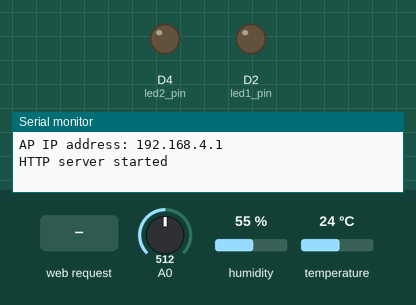
Bench run of a program on a simulated ESP8266 (NodeMCU). On the bench: output pins drawn as LEDs (lit = HIGH), the last lines printed to the serial monitor. The inputs (shaded band) are chosen by the test bench; at power-on: A0 = 512, humidity 55 %, temperature 24 °C. WiFi joins after 1.5 s; servers stay silent unless stated.

Above: at 1.2 s.
1.3 s: HTTP request GET /LED1On received
At 1.7 s:
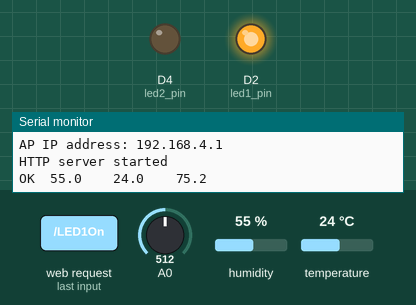
2.8 s: HTTP request GET /LED2On received
At 3.8 s:
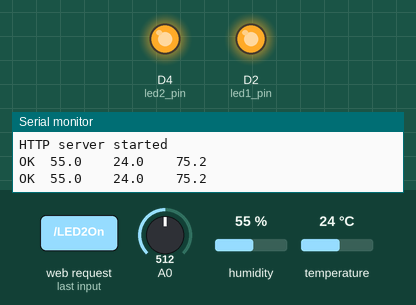
4.3 s: HTTP request GET /LED1Off received
At 5.1 s:
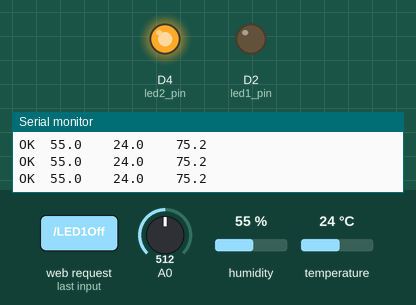
5.8 s: HTTP request GET /LED2Off received
At 6.1 s:
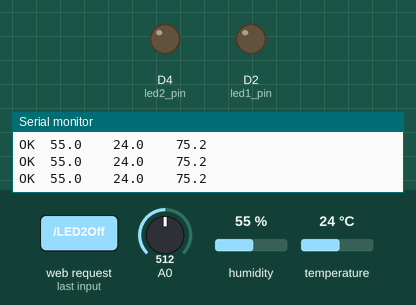
Timing chart, 0 to 8.3 s (numbered marks = the images above; inputs shaded):
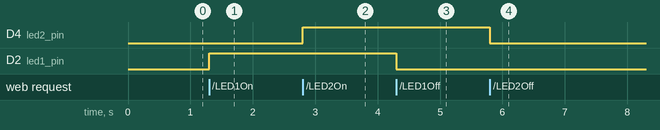

The program:

main.cpp
```cpp
#include <ESP8266WiFi.h>
#include <WiFiClient.h>
#include <ESP8266WebServer.h>
#include <String.h>
#include "DHT.h"

#define wifi_ssid "SSID"
#define wifi_password "PASS"

#define softap_ssid "seunome"
#define softap_pass "suasenha"

#define led1_pin D2
#define led2_pin D4
DHT dht;

ESP8266WebServer server(80);
float humidity;
float temperature;
int sensorValue;

void handleRoot() {
  humidity = dht.getHumidity();
  temperature = dht.getTemperature();
  sensorValue = analogRead(A0);   // read the input on analog pin 0
  float luminosidade = map(sensorValue, 0, 1023, 100, 0);

  Serial.print(dht.getStatusString());
  Serial.print("\t");
  Serial.print(humidity, 1);
  Serial.print("\t\t");
  Serial.print(temperature, 1);
  Serial.print("\t\t");
  Serial.println(dht.toFahrenheit(temperature), 1);

  String esp = "<!DOCTYPE html>";
  esp += "<html>";
  esp += "  <head>";
  esp += "    <meta name=\"viewport\" content=\"initial-scale=1.0, user-scalable=no\">";
  esp += "    <meta charset=\"UTF-8\">";
  esp += "    <title>Web Server ESP8266</title>";
  esp += "  </head>";
  esp += "  <body>";
  esp += "    <h1>Você está conectado!</h1>";
  esp += "    <br></br>";
  esp += "    Temperatura: " + String(temperature) + " Celsius";
  esp += "    <br></br>";
  esp += "    Humidade: " + String(humidity);
  esp += "    <br></br>";
  esp += "    Luminosidade: " + String(luminosidade);
  esp += "    <br></br>";
  esp += "<table style=\"width:50%\">";
  esp += "  <tr>";
  esp += "    <th><h3>LED 1</h3></th>";
  esp += "    <th><h3>LED 2</h3></th>";
  esp += "  </tr>";
  esp += "  <tr>";
  esp += "    <th><a href=\"LED1On\"><button>ON</button></a></th>";
  esp += "    <th><a href=\"LED2On\"><button>ON</button></a></th>";
  esp += "  </tr>";
  esp += "  <tr>";
  esp += "    <th><a href=\"LED1Off\"><button>OFF</button></a></th>";
  esp += "    <th><a href=\"LED2Off\"><button>OFF</button></a></th>";
  esp += "  </tr>";
  esp += "</table>";
  esp += "  </body>";
  esp += "</html>";

  server.send(200, "text/html", esp);
}
void handleLed1On() {
  digitalWrite(led1_pin, HIGH);
  handleRoot();
}

void handleLed1Off() {
  digitalWrite(led1_pin, LOW);
  handleRoot();
}

void handleLed2On() {
  digitalWrite(led2_pin, HIGH);
  handleRoot();
}

void handleLed2Off() {
  digitalWrite(led2_pin, LOW);
  handleRoot();
}


void setup_wifi() {
  delay(10);
  // We start by connecting to a WiFi network
  Serial.println();
  Serial.print("Connecting to ");
  Serial.println(wifi_ssid);

  WiFi.begin(wifi_ssid, wifi_password);

  while (WiFi.status() != WL_CONNECTED) {
    delay(500);
    Serial.print(".");
  }

  Serial.println("");
  Serial.println("WiFi connected");
  Serial.println("IP address: ");
  Serial.println(WiFi.localIP());
}

void setup_softap(){
  WiFi.softAP(softap_ssid, softap_pass);

  IPAddress myIP = WiFi.softAPIP();
  Serial.print("AP IP address: ");
  Serial.println(myIP);
}

void setup() {
  Serial.begin(115200);
  dht.setup(D5); // data pin D5

  // setup_wifi();
  setup_softap();

  pinMode(led1_pin, OUTPUT);
  pinMode(led2_pin, OUTPUT);

  server.on("/", handleRoot);
  server.on("/LED1On", handleLed1On);
  server.on("/LED1Off", handleLed1Off);
  server.on("/LED2On", handleLed2On);
  server.on("/LED2Off", handleLed2Off);
  server.begin();

  Serial.println("HTTP server started");
}

void loop() {
  server.handleClient();
}
```

Measured:
- after the input at 1.3 s, D2 (led1_pin): LOW → HIGH at once
- after the input at 2.8 s, D4 (led2_pin): LOW → HIGH at once
- after the input at 4.3 s, D2 (led1_pin): HIGH → LOW at once
- after the input at 5.8 s, D4 (led2_pin): HIGH → LOW at once
